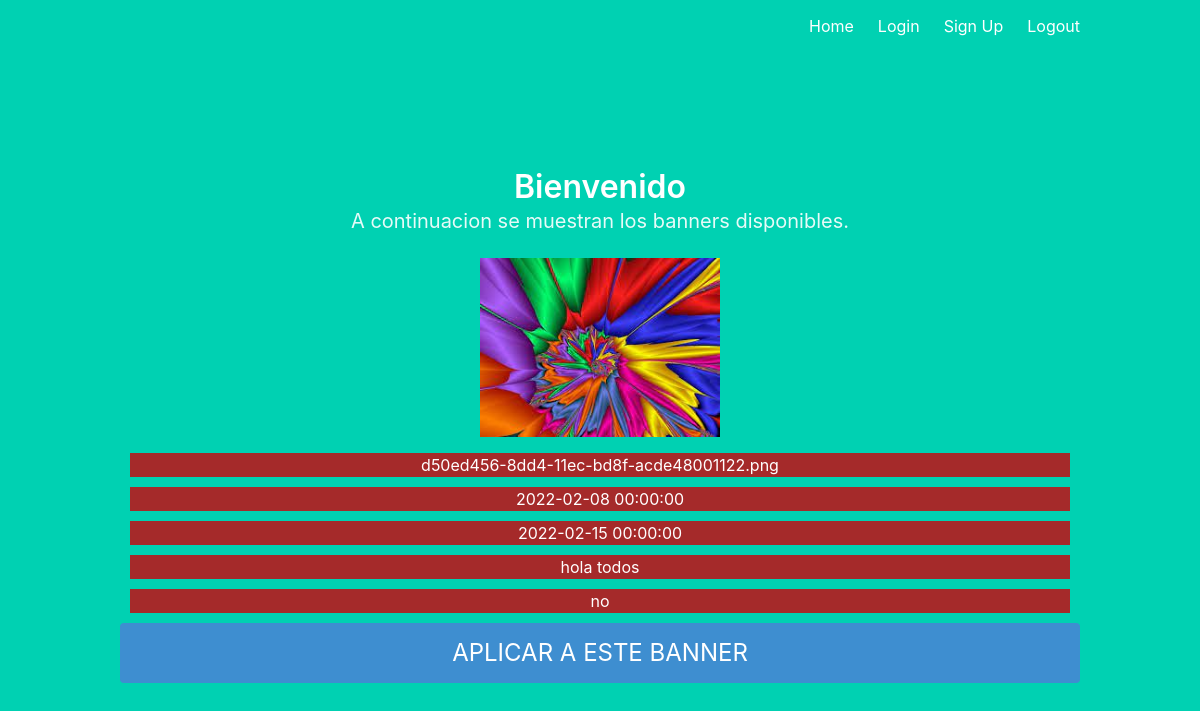
Page /home on the earlier database version.
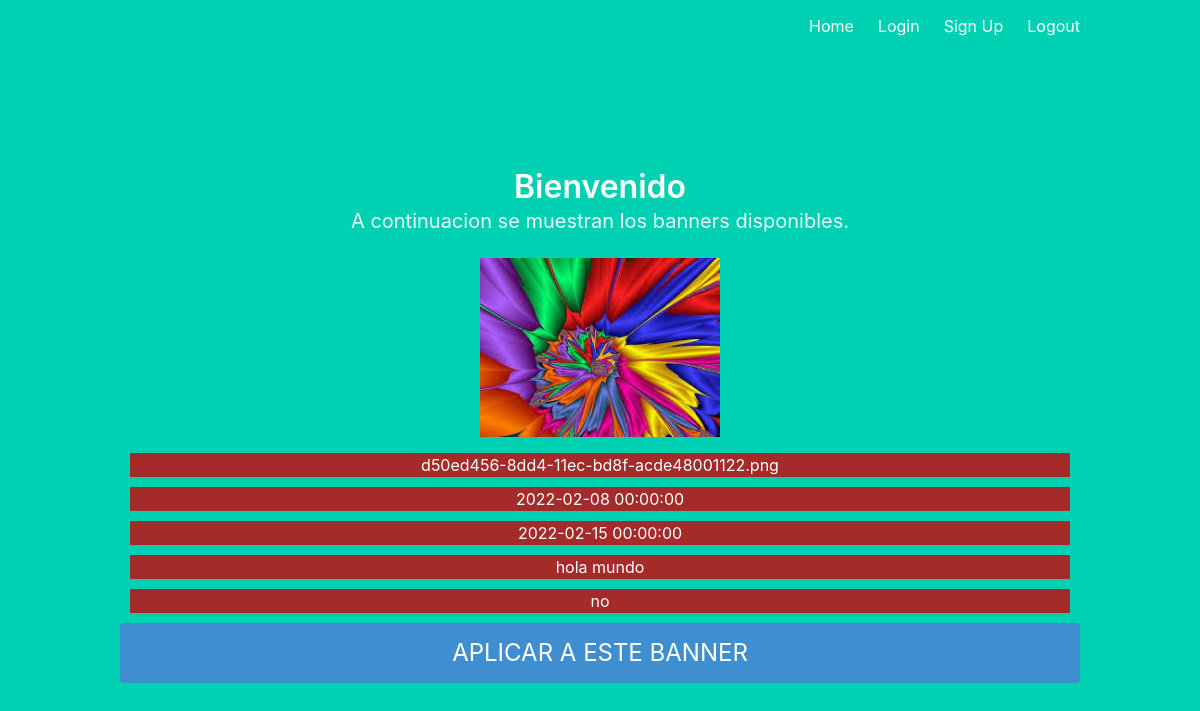
Same page on the later database version.
### models.py (models this page shows)
class Contest(db.Model):
    id_contest = db.Column(db.Integer, primary_key=True)
    id_user = db.Column(db.Integer)
    contest_name = db.Column(db.String(100))
    banner_name = db.Column(db.String(100))
    url_contest = db.Column(db.String(100))
    start_date = db.Column(db.DateTime)
    end_date = db.Column(db.DateTime)
    award = db.Column(db.Numeric())
    dialog = db.Column(db.String(100))
    desciption = db.Column(db.String(100))

### main.py (the view)
@main.route('/home')
def home():
    folder_name=os.path.join('static','imagen1.jpeg')
    table=Contest.query.order_by(Contest.start_date).all()
    return render_template('home.html',imagen_muestra=folder_name,items=table)

### templates/home.html
{% extends "base.html" %}
{% block content %}
<h1 class="title">
  Bienvenido
</h1>
<h2 class="subtitle">
 A continuacion se muestran los banners disponibles.
</h2>
<div >
    <img src='{{imagen_muestra}}' alt="BANNER" style="width: 25%;height: 25%;"/>
</div>
<div>
  {%for item in items%}
  <div style="background-color: brown; margin: 10px;">{{item.banner_name}}</div>
  <div style="background-color: brown; margin: 10px;">{{item.start_date}}</div>
  <div style="background-color: brown; margin: 10px;">{{item.end_date}}</div>
  <div style="background-color: brown; margin: 10px;">{{item.dialog}}</div>
  <div style="background-color: brown; margin: 10px;">{{item.desciption}}</div>
  <a href="/apply/{{item.id_contest}}" class="button is-block is-info is-large is-fullwidth">APLICAR A ESTE BANNER</a>
  {%endfor%}
</div>
{% endblock %}

### templates/base.html (shortened to what this page needs)
<!DOCTYPE html>
<html>
<head>
    <link rel="stylesheet" href="https://cdnjs.cloudflare.com/ajax/libs/bulma/0.7.2/css/bulma.min.css" />
</head>
<body>
    <section class="hero is-primary is-fullheight">
        <div class="hero-head">
            <nav class="navbar">
                <div class="container">
                    <div id="navbarMenuHeroA" class="navbar-menu">
                        <div class="navbar-end">
                            <a href="{{ url_for('main.index') }}" class="navbar-item">
                                Home
                            </a>
                            <a href="{{ url_for('auth.login') }}" class="navbar-item">
                                Login
                            </a>
                            <a href="{{ url_for('auth.signup') }}" class="navbar-item">
                                Sign Up
                            </a>
                            <a href="{{ url_for('auth.logout') }}" class="navbar-item">
                                Logout
                            </a>
                        </div>
                    </div>
                </div>
            </nav>
        </div>
        <div class="hero-body">
            <div class="container has-text-centered">
               {% block content %}
               {% endblock %}
            </div>
        </div>
    </section>
</body>
</html>

Differences in the rows shown:
changed Contest "d50ed456-8dd4-11ec-bd8f-acde48001122.png": dialog "hola todos" → "hola mundo"
